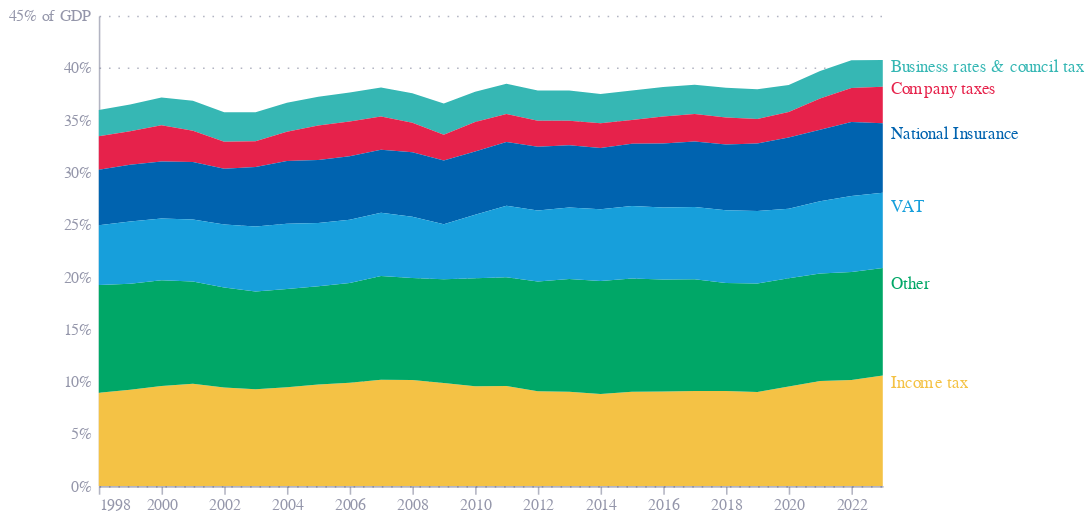

Source (notebook cell):
### Code cell
df = pd.read_excel("publicsectorcurrentreceiptsappendixdfinal.xlsx", sheet_name="Time Series", skiprows=4)
df = df.iloc[1:,:]
df.columns = [c.replace("\n", "") for c in df.columns]
df.columns = [c.replace("  ", " ") for c in df.columns]

df.columns.to_list()
category_mapping = {
  "Income tax": [
    "Income tax (gross of tax credits) - total (£ millions)"
  ],
  "National Insurance": [
    "Social contributions [note 2](£ millions)"
  ],
  "VAT": [
    "Value added tax - total (£ millions)"
  ],
  "Company taxes": [
    "Corporation tax - total (£ millions)",
    "Petroleum revenue tax (£ millions)"
  ],
  # "Other indirect taxes": [
  #   "Fuel duties (£ millions)",
  #   "Stamp duty land tax (£ millions)",
  #   "Stamp taxes on shares (£ millions)",
  #   "Tobacco duties (£ millions)",
  #   "Alcohol duties - total (£ millions)",
  #   "Customsduties (£ millions)",
  #   "Vehicle excise duties paid by businesses (£ millions)",
  #   "Vehicle excise duties paid by households (£ millions)",
  #   "Other taxes on production - total (£ millions)",
  #   "Bank levy (£ millions)",
  #   "Television Licence fee receipts (£ millions)"
  # ],
  "Business rates & council tax": [
    "Business rates (£ millions)",
    "Council tax (£ millions)"
  ],
  "Other": [
    "Miscellaneous other taxes - total (£ millions)",
    "Miscellaneous taxes on income and wealth - total (£ millions)",
    "Other central government taxes (£ millions)",
    "Other local government taxes (£ millions)",
    "Public sector interest and dividend receipts - total (£ millions)",
    "Public sector gross operating surplus (£ millions)",
    "Other public sector receipts (£ millions)",
    #
    "Fuel duties (£ millions)",
    "Stamp duty land tax (£ millions)",
    "Stamp taxes on shares (£ millions)",
    "Tobacco duties (£ millions)",
    "Alcohol duties - total (£ millions)",
    "Customsduties (£ millions)",
    "Vehicle excise duties paid by businesses (£ millions)",
    "Vehicle excise duties paid by households (£ millions)",
    "Other taxes on production - total (£ millions)",
    "Bank levy (£ millions)",
    "Television Licence fee receipts (£ millions)"

  ]
}

# Create a new DataFrame to store the summed results for each time period
summed_df = pd.DataFrame()

# Loop through each category and sum the relevant columns for each "Time period"
for category, columns in category_mapping.items():
    # Check if columns exist in the DataFrame to avoid KeyError
    existing_columns = [col for col in columns if col in df.columns]
    if existing_columns:
        summed_df[category] = df.groupby("Time period")[existing_columns].sum().sum(axis=1)

# Include the "Time period" column in the result
summed_df["Time period"] = df["Time period"].unique()

# Move "Time period" to the front
summed_df = summed_df.set_index("Time period").reset_index()

summed_df = summed_df.melt(id_vars="Time period", var_name="series", value_name="value")

summed_df.columns = ["date", "series", "value"]

# parse the dates
summed_df["date"] = pd.to_datetime(summed_df["date"], format="%Y %b")

# Group by year
summed_df['year'] = summed_df['date'].dt.year
summed_df = summed_df.drop(columns=["date"])

# Sum over year and series
summed_df = summed_df.groupby(["year", "series"]).sum().reset_index()

df = summed_df.copy()

# add an order column - sorted by the 2023 value
sort_order = df.query("year == 2023").sort_values("value", ascending=False)["series"].to_list()
df['order'] = df['series'].apply(lambda x: sort_order.index(x))

gdp_df = pd.read_excel("gdp.xlsx").rename(columns={"date": "year"})
#gdp_df['year'] = pd.to_datetime(gdp_df['date'], format="%Y")

df = df.merge(gdp_df, on="year", how="left").query("year < 2024").rename(columns={"value": "public_sector_receipts"})
df['value'] = df['public_sector_receipts'] / df['gdp'] 
df['year'] = pd.to_datetime(df['year'], format="%Y")

chart = alt.Chart(df).mark_area().encode(
    x=alt.X("year:T", title=""),
    y=alt.Y("value:Q", title="", axis=alt.Axis(labelExpr="format(datum.value, '.0%') + (datum.value == 0.45 ? ' of GDP' : '')")),
    color=alt.Color("series:N", title="Category", legend=None),
    tooltip=["year", "value"],
    order=alt.Order("order:O")
).properties(
    title="",
    width=500
)

labels = chart.transform_filter(
    "year(datum.year) == 2023"
).mark_text(align='left', 
                         baseline='middle',
                         dx=5,
                         dy=alt.expr("""
                          {"VAT": -130, "National Insurance": -180, "Income tax": 5, "Company taxes": -230, "Other indirect taxes": -200, "Business rates & council tax": -250, "Other": -60}[datum.series]
                                     """)).encode(
    x=alt.X("year:T"),
    y=alt.Y("value:Q"),
    text=alt.Text("series:N"),
)

chart = chart + labels

chart.save("public_sector_receipts.png", scale_factor=3.0)
chart.save("public_sector_receipts.json")

chart

### Figure 1 — Vega-Lite specification as saved in the notebook (floating-point values rounded to 4 significant figures; data arrays with more than 128 entries replaced by an {"elided": "..."} marker saying what was removed)
{"config": {"font": "Circular Std", "mark": {"line": {"interpolate": "monotone"}}, "view": {"stroke": "transparent", "width": 400, "height": 300}, "range": {"category": ["#36B7B4", "#E6224B", "#F4C245", "#0063AF", "#00A767", "#179FDB", "#EB5C2E"], "diverging": ["#E6224B", "#E54753", "#C9C9C9", "#179FDB", "#122B39"], "heatmap": ["#C9C9C9", "#179FDB", "#0063AF", "#122B39"], "ordinal": ["#00A767", "#36B7B4", "#179FDB", "#0063AF", "#243B5A"]}, "axisX": {"domainColor": "#676A86", "domainOpacity": 0.5, "grid": false, "labelAngle": 0, "labelColor": "#676A86", "labelOpacity": 0.7, "orient": "bottom", "tickColor": "#676A86", "tickCount": 10, "tickOpacity": 0.5, "title": false, "titleAlign": "center", "titleAnchor": "middle", "titleColor": "#676A86", "titleFontSize": 12, "titleOpacity": 0.8, "titleY": -15}, "axisY": {"domainColor": "#676A86", "domainOpacity": 0.5, "gridColor": "#676A86", "gridDash": [1, 5], "gridOpacity": 0.5, "labelColor": "#676A86", "labelOpacity": 0.7, "labelPadding": 5, "tickColor": "#676A86", "tickCount": 8, "tickOpacity": 0.5, "ticks": false, "titleAlign": "left", "titleAngle": 0, "titleBaseline": "bottom", "titleColor": "#676A86", "titleFontSize": 12, "titleOpacity": 0.8, "titleX": 0, "titleY": -7}}, "layer": [{"mark": {"type": "area"}, "encoding": {"color": {"field": "series", "legend": null, "title": "Category", "type": "nominal"}, "order": {"field": "order", "type": "ordinal"}, "tooltip": [{"field": "year", "type": "temporal"}, {"field": "value", "type": "quantitative"}], "x": {"field": "year", "title": "", "type": "temporal"}, "y": {"axis": {"labelExpr": "format(datum.value, '.0%') + (datum.value == 0.45 ? ' of GDP' : '')"}, "field": "value", "title": "", "type": "quantitative"}}, "title": ""}, {"mark": {"type": "text", "align": "left", "baseline": "middle", "dx": 5, "dy": {"expr": "\n                          {\"VAT\": -130, \"National Insurance\": -180, \"Income tax\": 5, \"Company taxes\": -230, \"Other indirect taxes\": -200, \"Business rates & council tax\": -250, \"Other\": -60}[datum.series]\n                                     "}}, "encoding": {"color": {"field": "series", "legend": null, "title": "Category", "type": "nominal"}, "order": {"field": "order", "type": "ordinal"}, "text": {"field": "series", "type": "nominal"}, "tooltip": [{"field": "year", "type": "temporal"}, {"field": "value", "type": "quantitative"}], "x": {"field": "year", "type": "temporal"}, "y": {"field": "value", "type": "quantitative"}}, "title": "", "transform": [{"filter": "year(datum.year) == 2023"}]}], "data": {"name": "data-e7b6e25edd57c2ba277702dac8e0484c"}, "width": 500, "$schema": "https://vega.github.io/schema/vega-lite/v5.8.0.json", "datasets": {"data-e7b6e25edd57c2ba277702dac8e0484c": {"elided": "156 records"}}}
